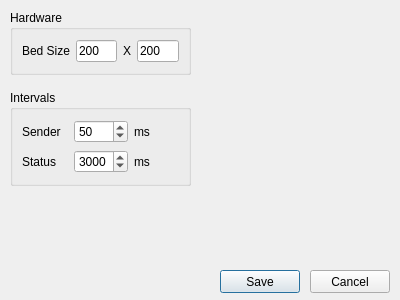
<?xml version="1.0" encoding="UTF-8"?>
<ui version="4.0">
 <class>Dialog</class>
 <widget class="QDialog" name="Dialog">
  <property name="geometry">
   <rect>
    <x>0</x>
    <y>0</y>
    <width>400</width>
    <height>300</height>
   </rect>
  </property>
  <property name="windowTitle">
   <string>Dialog</string>
  </property>
  <widget class="QGroupBox" name="hardwaregroup">
   <property name="geometry">
    <rect>
     <x>10</x>
     <y>10</y>
     <width>181</width>
     <height>65</height>
    </rect>
   </property>
   <property name="title">
    <string>Hardware</string>
   </property>
   <layout class="QGridLayout" name="gridLayout">
    <item row="0" column="0">
     <widget class="QLabel" name="label">
      <property name="text">
       <string>Bed Size</string>
      </property>
     </widget>
    </item>
    <item row="0" column="1">
     <widget class="QLineEdit" name="xsize">
      <property name="text">
       <string>200</string>
      </property>
     </widget>
    </item>
    <item row="0" column="2">
     <widget class="QLabel" name="label_2">
      <property name="text">
       <string>X</string>
      </property>
     </widget>
    </item>
    <item row="0" column="3">
     <widget class="QLineEdit" name="ysize">
      <property name="text">
       <string>200</string>
      </property>
     </widget>
    </item>
   </layout>
  </widget>
  <widget class="QPushButton" name="savebtn">
   <property name="geometry">
    <rect>
     <x>220</x>
     <y>270</y>
     <width>80</width>
     <height>23</height>
    </rect>
   </property>
   <property name="text">
    <string>Save</string>
   </property>
  </widget>
  <widget class="QPushButton" name="cancelbtn">
   <property name="geometry">
    <rect>
     <x>310</x>
     <y>270</y>
     <width>80</width>
     <height>23</height>
    </rect>
   </property>
   <property name="text">
    <string>Cancel</string>
   </property>
  </widget>
  <widget class="QGroupBox" name="intervalgroup">
   <property name="geometry">
    <rect>
     <x>10</x>
     <y>90</y>
     <width>181</width>
     <height>96</height>
    </rect>
   </property>
   <property name="title">
    <string>Intervals</string>
   </property>
   <layout class="QGridLayout" name="gridLayout_2">
    <item row="0" column="0">
     <widget class="QLabel" name="label_3">
      <property name="text">
       <string>Sender</string>
      </property>
     </widget>
    </item>
    <item row="0" column="1">
     <widget class="QSpinBox" name="sendinterval">
      <property name="maximum">
       <number>9999</number>
      </property>
      <property name="value">
       <number>50</number>
      </property>
     </widget>
    </item>
    <item row="0" column="2">
     <widget class="QLabel" name="label_5">
      <property name="text">
       <string>ms</string>
      </property>
     </widget>
    </item>
    <item row="1" column="0">
     <widget class="QLabel" name="label_4">
      <property name="text">
       <string>Status</string>
      </property>
     </widget>
    </item>
    <item row="1" column="1">
     <widget class="QSpinBox" name="statusinterval">
      <property name="maximum">
       <number>9999</number>
      </property>
      <property name="value">
       <number>3000</number>
      </property>
     </widget>
    </item>
    <item row="1" column="2">
     <widget class="QLabel" name="label_6">
      <property name="text">
       <string>ms</string>
      </property>
     </widget>
    </item>
   </layout>
  </widget>
 </widget>
 <resources/>
 <connections/>
</ui>
